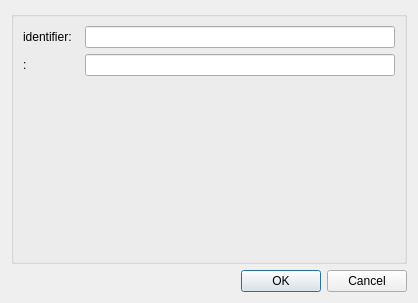
<?xml version="1.0" encoding="UTF-8"?>
<ui version="4.0">
 <class>ConfigureDialog</class>
 <widget class="QDialog" name="ConfigureDialog">
  <property name="geometry">
   <rect>
    <x>0</x>
    <y>0</y>
    <width>418</width>
    <height>303</height>
   </rect>
  </property>
  <property name="windowTitle">
   <string>Configure Step</string>
  </property>
  <layout class="QGridLayout" name="gridLayout">
   <item row="0" column="0">
    <widget class="QGroupBox" name="configGroupBox">
     <property name="title">
      <string/>
     </property>
     <layout class="QFormLayout" name="formLayout">
      <item row="0" column="0">
       <widget class="QLabel" name="label0">
        <property name="text">
         <string>identifier:  </string>
        </property>
       </widget>
      </item>
      <item row="0" column="1">
       <widget class="QLineEdit" name="lineEdit0"/>
      </item>

      <item row="1" column="0">
       <widget class="QLabel" name="label1">
        <property name="text">
         <string>:  </string>
        </property>
       </widget>
      </item>
      <item row="1" column="1">
       <widget class="QLineEdit" name="lineEdit1"/>
      </item>
     </layout>
    </widget>
   </item>
   <item row="1" column="0">
    <widget class="QDialogButtonBox" name="buttonBox">
     <property name="orientation">
      <enum>Qt::Horizontal</enum>
     </property>
     <property name="standardButtons">
      <set>QDialogButtonBox::Cancel|QDialogButtonBox::Ok</set>
     </property>
    </widget>
   </item>
  </layout>
 </widget>
 <resources/>
 <connections>
  <connection>
   <sender>buttonBox</sender>
   <signal>accepted()</signal>
   <receiver>ConfigureDialog</receiver>
   <slot>accept()</slot>
   <hints>
    <hint type="sourcelabel">
     <x>248</x>
     <y>254</y>
    </hint>
    <hint type="destinationlabel">
     <x>157</x>
     <y>274</y>
    </hint>
   </hints>
  </connection>
  <connection>
   <sender>buttonBox</sender>
   <signal>rejected()</signal>
   <receiver>ConfigureDialog</receiver>
   <slot>reject()</slot>
   <hints>
    <hint type="sourcelabel">
     <x>316</x>
     <y>260</y>
    </hint>
    <hint type="destinationlabel">
     <x>286</x>
     <y>274</y>
    </hint>
   </hints>
  </connection>
 </connections>
</ui>
